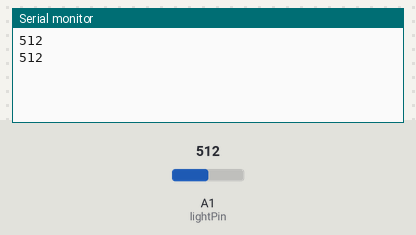
The sketch below on a simulated Arduino Uno, built with avr-gcc and run on an emulated ATmega328P. Parts: the last lines printed to the serial monitor. The inputs (shaded band) are chosen by the test bench; at power-on: A1 (lightPin) = 512.

Above: at 5.8 s.
5.9 s: A1 (lightPin) set to 716
At 10.4 s:
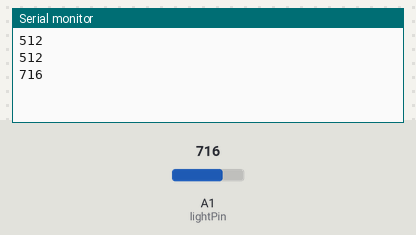
11.9 s: A1 (lightPin) set to 900
At 15.4 s:
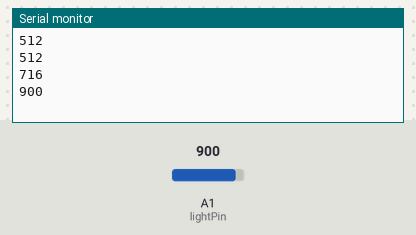
Timing chart, 0 to 16.9 s (numbered marks = the images above; inputs shaded):
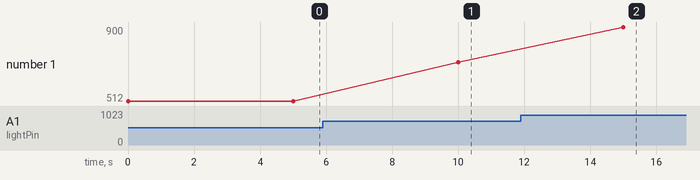

The sketch:

dfrobot-lightsensor.ino.ino
```cpp
void setup()
{
  Serial.begin(9600); // open serial port, set the baud rate to 9600 bps
}

int lightPin = 1;
int reading = 0;

void loop()
{
      reading = analogRead(lightPin);   //connect grayscale sensor to Analog 0
      Serial.println(reading,DEC);//print the value to serial
      delay(5000);
}
```

Measured:
- after the input at 5.9 s, the serial monitor: prints a new line after 4.1 s (image 1)
- after the input at 11.9 s, the serial monitor: prints a new line after 3.1 s (image 2)
- plotted number 1: 512 → 716 after the input at 5.9 s, 716 → 900 after the input at 11.9 s
